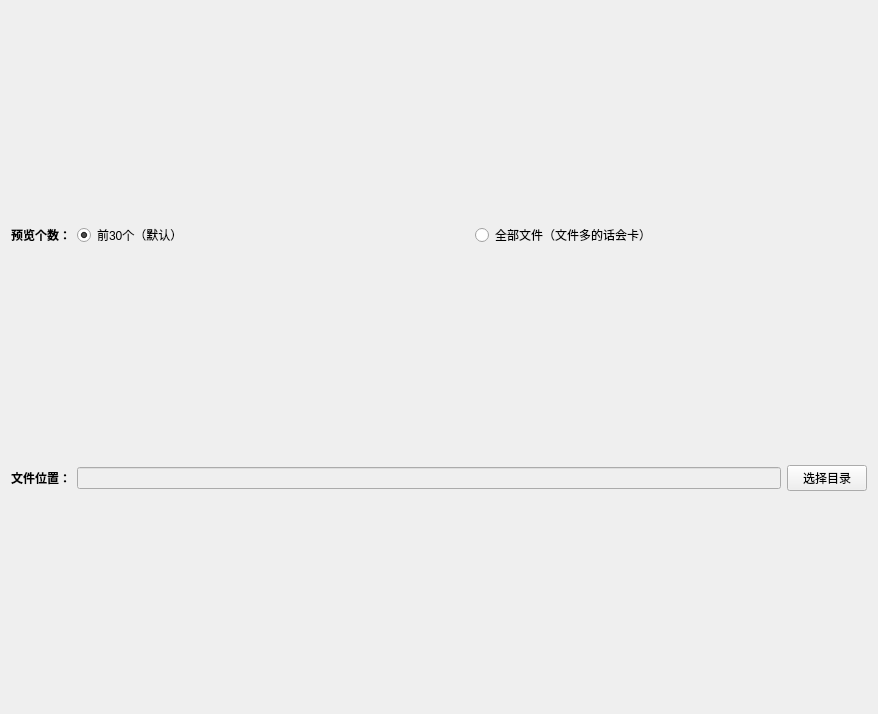
<?xml version="1.0" encoding="UTF-8"?>
<ui version="4.0">
 <class>TabConfig</class>
 <widget class="QWidget" name="TabConfig">
  <property name="geometry">
   <rect>
    <x>0</x>
    <y>0</y>
    <width>878</width>
    <height>714</height>
   </rect>
  </property>
  <property name="windowTitle">
   <string>Form</string>
  </property>
  <layout class="QGridLayout" name="gridLayout">
   <item row="0" column="0">
    <widget class="QLabel" name="label_previewNum">
     <property name="font">
      <font>
       <weight>75</weight>
       <bold>true</bold>
      </font>
     </property>
     <property name="text">
      <string>预览个数：</string>
     </property>
    </widget>
   </item>
   <item row="0" column="1">
    <layout class="QHBoxLayout" name="horizontalLayout">
     <item>
      <widget class="QRadioButton" name="radioButton_topN">
       <property name="text">
        <string>前30个（默认）</string>
       </property>
       <property name="checked">
        <bool>true</bool>
       </property>
      </widget>
     </item>
     <item>
      <widget class="QRadioButton" name="radioButton_all">
       <property name="text">
        <string>全部文件（文件多的话会卡）</string>
       </property>
      </widget>
     </item>
    </layout>
   </item>
   <item row="1" column="0">
    <widget class="QLabel" name="label_folderPath">
     <property name="font">
      <font>
       <weight>75</weight>
       <bold>true</bold>
      </font>
     </property>
     <property name="text">
      <string>文件位置：</string>
     </property>
    </widget>
   </item>
   <item row="1" column="1">
    <layout class="QHBoxLayout" name="horizontalLayout_2">
     <item>
      <widget class="QLineEdit" name="lineEdit_folderPath">
       <property name="enabled">
        <bool>false</bool>
       </property>
       <property name="text">
        <string/>
       </property>
      </widget>
     </item>
     <item>
      <widget class="QPushButton" name="pushButton_selectFolder">
       <property name="text">
        <string>选择目录</string>
       </property>
      </widget>
     </item>
    </layout>
   </item>
  </layout>
 </widget>
 <resources/>
 <connections/>
</ui>
